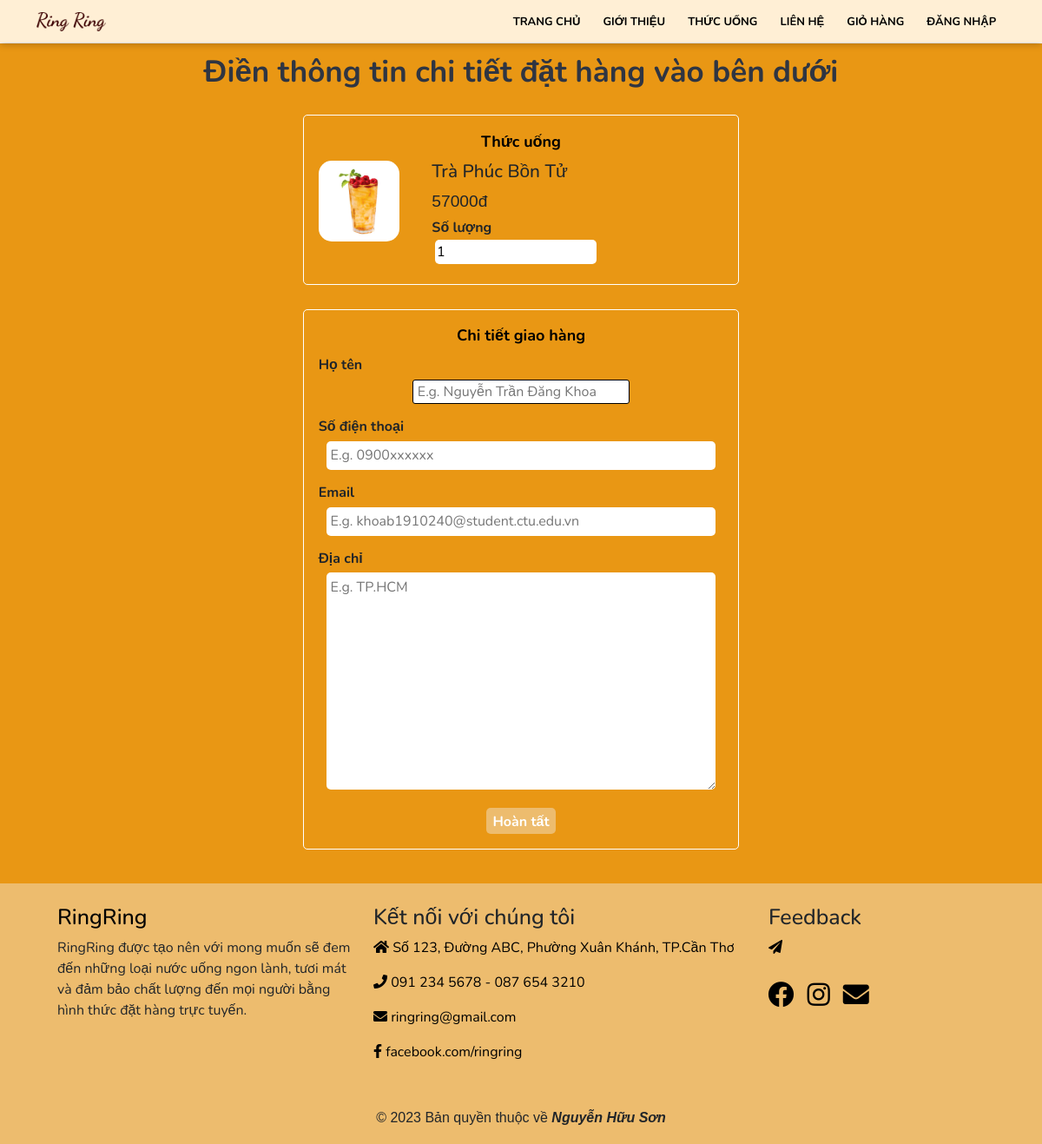
The app's page /order.php?id=13 with its own data.
### tables this page shows
CREATE TABLE `thucuong` (
  `id` int(10) UNSIGNED NOT NULL,
  `tieude` varchar(100) NOT NULL,
  `mota` varchar(100) NOT NULL,
  `gia` float NOT NULL,
  `hinhanh` varchar(100) DEFAULT NULL,
  `noibat` varchar(10) NOT NULL,
  `active` varchar(10) NOT NULL
);

### order.php (the view, shortened to what this page needs)
<?php include('header.php') ;
    if(isset($_GET['id'])){
        $id =$_GET['id'];
        $sql ="SELECT * FROM thucuong where id=$id";
        $res = mysqli_query($conn,$sql);
        $count=mysqli_num_rows($res);
        if($count==1){
            $rows = mysqli_fetch_assoc($res);
            $tieude = $rows['tieude'];
            $gia = $rows['gia'];
            $hinhanh = $rows['hinhanh'];
        }
    }
?>
    <main>
        <section class="drink-search text-center" style=" background-color: #e99714;">
            <div class="container">
                <h2 class="text-center">Điền thông tin chi tiết đặt hàng vào bên dưới</h2>
                <form class="order" method="POST">
                    <fieldset>
                        <legend>Thức uống</legend>
                        <div class="drink-menu-img">
                            <img src="images/drink/<?php echo $hinhanh;?>"
                                class="img-responsive img-curve">
                        </div>
                        <div class="drink-menu-desc">
                            <h3 class="text-left"><?php echo $tieude; ?></h3>
                            <p class="drink-price text-left"><?php echo $gia; ?>đ</p>
                            <div class="order-label text-left">Số lượng</div>
                            <input type="number" name="soluong" class="input-responsive" value="1" required min=1>
                        </div>
                    </fieldset>
                    <fieldset>
                        <legend>Chi tiết giao hàng</legend>
                        <div class="order-label  text-left">Họ tên</div>
                        <input type="text" name="tenkhachhang" placeholder="E.g. Nguyễn Trần Đăng Khoa"
                            class="input-responsive" required>
                        <div class="order-label  text-left">Số điện thoại</div>
                        <input type="number" name="sdtkhachhang" placeholder="E.g. 0900xxxxxx" class="input-responsive" required min=1 >
                        <div class="order-label text-left">Email</div>
                        <input type="email" name="emailkhachhang" placeholder="E.g. khoab1910240@student.ctu.edu.vn"
                            class="input-responsive" required>
                        <div class="order-label text-left">Địa chỉ</div>
                        <textarea name="diachikhachhang" rows="10" placeholder="E.g. TP.HCM"
                            class="input-responsive" required></textarea>
                        <input type="submit" name="dathang" value="Hoàn tất" class="btn btn-primary" style="font-weight: bold;">
                    </fieldset>
                </form>
            </div>
        </section>
    </main>
    <?php include('footer.php') ?>

### css/style.css (style rules this page uses)
* { margin: 0 0; padding: 0 0; font-family: Arial, Helvetica, sans-serif; }
.container { padding: 1%; }
section h2 { font-size: 35px; font-weight: 700; font-family: 'Nunito', sans-serif; }
main { margin-top: 50px; }
.img-responsive { width: 100%; }
.img-curve { border-radius: 15px; }
.text-left { text-align: left; }
.text-center { text-align: center; }
.btn { padding: 1%; font-size: 1rem; border: none; border-radius: 5px; }
.btn-primary { background-color: #ff4d4d; color: white; cursor: pointer; }
h2 { color: #2f3542; font-size: 1.9rem; margin-bottom: 2%; }
h3 { font-size: 1.3rem; }
fieldset { border: 1px solid white; margin: 5%; padding: 3%; border-radius: 5px; }
legend { color: black; font-size: large; font-weight: bold; }
.drink-search input[type='text'] { width: 250px; height: 28px; border: 1px solid #000; border-radius: 3px; font-family: 'Nunito', sans-serif; }
.drink-search input[type='submit'] { height: 30px; width: 80px; background-color: #edbc6e; border: 0px solid #edbc6e; border-radius: 5px; font-family: 'Nunito', sans-serif; }
.drink-menu-img { width: 20%; float: left; }
.drink-menu-desc { float: left; margin-left: 8%; }
.drink-price { font-size: 1.2rem; margin: 2% 0; }
.order { width: 50%; margin: 0 auto; }
.order legend, .order h3, .order-label, .order input, .order textarea { font-family: 'Nunito', sans-serif; }
.input-responsive { width: 96%; padding: 1%; margin-bottom: 3%; border: none; border-radius: 5px; font-size: 1rem; }
.order-label { margin-bottom: 1%; font-weight: bold; }

### records on screen
thucuong: hinhanh (picture), tieude "Trà Phúc Bồn Tử", gia "57000"
